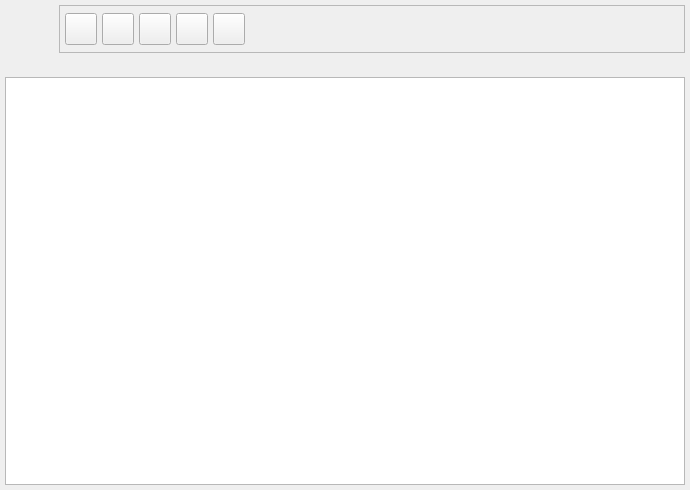
<?xml version="1.0" encoding="UTF-8"?>
<ui version="4.0">
 <author>Tomeu Borras Riera</author>
 <class>InventariosBase</class>
 <widget class="QWidget" name="InventariosBase">
  <property name="enabled">
   <bool>true</bool>
  </property>
  <property name="geometry">
   <rect>
    <x>0</x>
    <y>0</y>
    <width>690</width>
    <height>490</height>
   </rect>
  </property>
  <property name="windowTitle">
   <string>Listado de inventarios</string>
  </property>
  <property name="windowIcon">
   <iconset resource="../../../bulmages.qrc">
    <normaloff>:/Images/product-list.svg</normaloff>:/Images/product-list.svg</iconset>
  </property>
  <layout class="QVBoxLayout">
   <property name="spacing">
    <number>5</number>
   </property>
   <property name="margin">
    <number>5</number>
   </property>
   <item>
    <layout class="QHBoxLayout">
     <property name="spacing">
      <number>6</number>
     </property>
     <property name="margin">
      <number>0</number>
     </property>
     <item>
      <widget class="QLabel" name="label">
       <property name="minimumSize">
        <size>
         <width>48</width>
         <height>48</height>
        </size>
       </property>
       <property name="maximumSize">
        <size>
         <width>48</width>
         <height>48</height>
        </size>
       </property>
       <property name="pixmap">
        <pixmap resource="../../../bulmages.qrc">:/Images/product-list.svg</pixmap>
       </property>
       <property name="scaledContents">
        <bool>true</bool>
       </property>
      </widget>
     </item>
     <item>
      <widget class="QFrame" name="m_botonera">
       <property name="frameShape">
        <enum>QFrame::StyledPanel</enum>
       </property>
       <property name="frameShadow">
        <enum>QFrame::Raised</enum>
       </property>
       <layout class="QHBoxLayout">
        <property name="spacing">
         <number>5</number>
        </property>
        <property name="margin">
         <number>5</number>
        </property>
        <item>
         <widget class="QToolButton" name="mui_crear">
          <property name="minimumSize">
           <size>
            <width>32</width>
            <height>32</height>
           </size>
          </property>
          <property name="maximumSize">
           <size>
            <width>32</width>
            <height>32</height>
           </size>
          </property>
          <property name="toolTip">
           <string>Nuevo inventario</string>
          </property>
          <property name="whatsThis">
           <string>Nuevo inventario</string>
          </property>
          <property name="text">
           <string/>
          </property>
          <property name="icon">
           <iconset resource="../../../bulmages.qrc">
            <normaloff>:/Images/document-new.svg</normaloff>:/Images/document-new.svg</iconset>
          </property>
          <property name="iconSize">
           <size>
            <width>32</width>
            <height>32</height>
           </size>
          </property>
         </widget>
        </item>
        <item>
         <widget class="QToolButton" name="mui_editar">
          <property name="minimumSize">
           <size>
            <width>32</width>
            <height>32</height>
           </size>
          </property>
          <property name="maximumSize">
           <size>
            <width>32</width>
            <height>32</height>
           </size>
          </property>
          <property name="toolTip">
           <string>Editar inventario</string>
          </property>
          <property name="whatsThis">
           <string>Editar inventario</string>
          </property>
          <property name="text">
           <string/>
          </property>
          <property name="icon">
           <iconset resource="../../../bulmages.qrc">
            <normaloff>:/Images/document-open.svg</normaloff>:/Images/document-open.svg</iconset>
          </property>
          <property name="iconSize">
           <size>
            <width>32</width>
            <height>32</height>
           </size>
          </property>
         </widget>
        </item>
        <item>
         <widget class="QToolButton" name="mui_borrar2">
          <property name="minimumSize">
           <size>
            <width>32</width>
            <height>32</height>
           </size>
          </property>
          <property name="maximumSize">
           <size>
            <width>32</width>
            <height>32</height>
           </size>
          </property>
          <property name="toolTip">
           <string>Borrar inventario</string>
          </property>
          <property name="whatsThis">
           <string>Borrar inventario</string>
          </property>
          <property name="text">
           <string/>
          </property>
          <property name="icon">
           <iconset>
            <normaloff>:Images/edit-delete.svg</normaloff>:Images/edit-delete.svg</iconset>
          </property>
          <property name="iconSize">
           <size>
            <width>32</width>
            <height>32</height>
           </size>
          </property>
         </widget>
        </item>
        <item>
         <widget class="QToolButton" name="mui_imprimir">
          <property name="minimumSize">
           <size>
            <width>32</width>
            <height>32</height>
           </size>
          </property>
          <property name="maximumSize">
           <size>
            <width>32</width>
            <height>32</height>
           </size>
          </property>
          <property name="toolTip">
           <string>Imprimir Stocks Actuales</string>
          </property>
          <property name="whatsThis">
           <string>Imprimir Stocks Actuales</string>
          </property>
          <property name="text">
           <string/>
          </property>
          <property name="icon">
           <iconset resource="../../../bulmages.qrc">
            <normaloff>:/Images/document-print.svg</normaloff>:/Images/document-print.svg</iconset>
          </property>
          <property name="iconSize">
           <size>
            <width>32</width>
            <height>32</height>
           </size>
          </property>
         </widget>
        </item>
        <item>
         <widget class="QToolButton" name="mui_actualizar">
          <property name="minimumSize">
           <size>
            <width>32</width>
            <height>32</height>
           </size>
          </property>
          <property name="maximumSize">
           <size>
            <width>32</width>
            <height>32</height>
           </size>
          </property>
          <property name="toolTip">
           <string>Imprimir Stocks Actuales</string>
          </property>
          <property name="whatsThis">
           <string>Imprimir Stocks Actuales</string>
          </property>
          <property name="text">
           <string/>
          </property>
          <property name="icon">
           <iconset resource="../../../bulmages.qrc">
            <normaloff>:/Images/view-refresh.svg</normaloff>:/Images/view-refresh.svg</iconset>
          </property>
          <property name="iconSize">
           <size>
            <width>32</width>
            <height>32</height>
           </size>
          </property>
         </widget>
        </item>
        <item>
         <spacer>
          <property name="orientation">
           <enum>Qt::Horizontal</enum>
          </property>
          <property name="sizeType">
           <enum>QSizePolicy::Expanding</enum>
          </property>
          <property name="sizeHint" stdset="0">
           <size>
            <width>351</width>
            <height>34</height>
           </size>
          </property>
         </spacer>
        </item>
       </layout>
      </widget>
     </item>
    </layout>
   </item>
   <item>
    <widget class="QLabel" name="pixmapLabel1">
     <property name="scaledContents">
      <bool>true</bool>
     </property>
    </widget>
   </item>
   <item>
    <widget class="InventariosSubForm" name="mui_listado"/>
   </item>
  </layout>
 </widget>
 <layoutdefault spacing="2" margin="2"/>
 <customwidgets>
  <customwidget>
   <class>InventariosSubForm</class>
   <extends>QTableWidget</extends>
   <header>inventariosview.h</header>
  </customwidget>
 </customwidgets>
 <resources>
  <include location="../../../bulmages.qrc"/>
 </resources>
 <connections/>
</ui>
